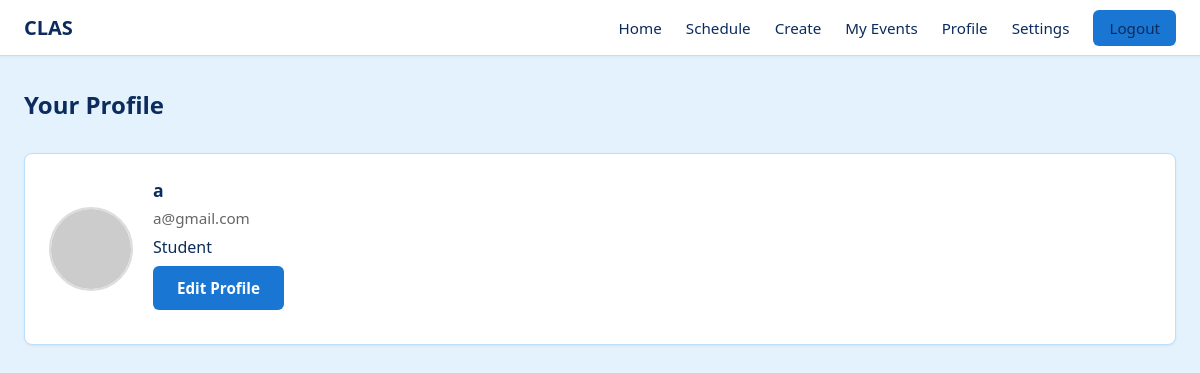
The app's page /profile (signed in), older data.
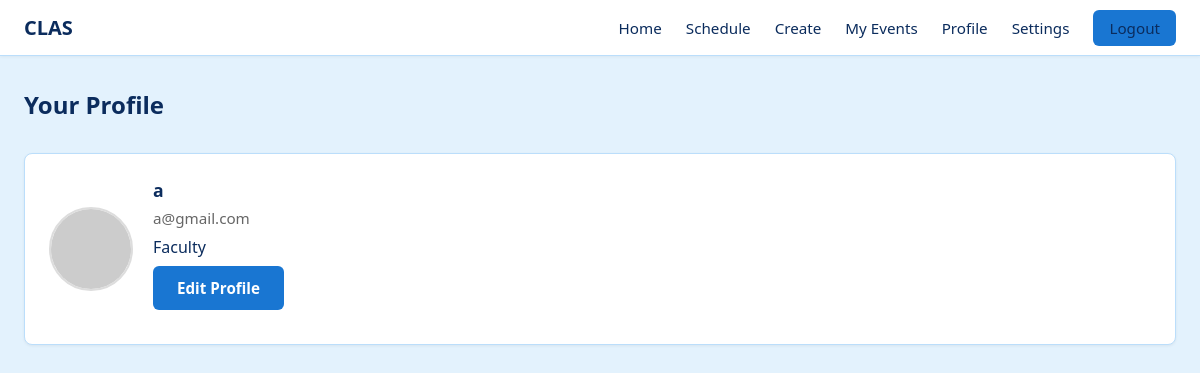
The same page, newer data.
### models.py (models this page shows, shortened)
class User(db.Model, UserMixin):
    id = db.Column(db.Integer, primary_key=True)
    name = db.Column(db.String(80), nullable=False)
    email = db.Column(db.String(80), unique=True, nullable=False)
    password_hash = db.Column(db.String(128), nullable=False)
    role = db.Column(db.String(20), nullable=False, default="student")
    profile_pic_url = db.Column(db.String(255), nullable=True, default=None)
    events = db.relationship('Event', backref='user')

### views.py (the view)
@main_blueprint.get("/profile")
@login_required
def profile():
    return render_template("profile.html", user=current_user)

### app.py (called while the page is built)
@login_manager.user_loader
def load_user(user_id):
    return User.query.get(int(user_id))

### templates/profile.html (shortened to what this page needs)
<!DOCTYPE html>
<html lang="en">
<head>
  <link rel="stylesheet" href="{{ url_for('static', filename='style.css') }}" />
</head>
<body>
  <header class="topbar">
    <div class="brand">CLAS</div>
    <nav class="nav">
      <a href="{{ url_for('main.home') }}">Home</a>
      <a href="{{ url_for('main.schedule') }}">Schedule</a>
      <a href="{{ url_for('events.eventcreate') }}">Create</a>
      <a href="{{ url_for('events.eventlist') }}">My Events</a>
      <a class="active" href="{{ url_for('main.profile') }}">Profile</a>
      <a href="{{ url_for('main.settings') }}">Settings</a>
      <a class="btn-small" href="{{ url_for('main.logout') }}">Logout</a>
    </nav>
  </header>
  <main class="shell">
    <h2 class="section-title">Your Profile</h2>
    <div class="profile-card card">
      <img class="avatar" src="{{ user.profile_pic_url or 'https://ui-avatars.com/api/?name=' ~ (user.name|replace(' ', '+')) }}" alt="avatar" />
      <div class="profile-info">
        <h3>{{ user.name }}</h3>
        <p>{{ user.email }}</p>
        <span class="pill">{{ user.role|title }}</span>
        <div class="profile-actions">
          <a class="btn" href="{{ url_for('main.settings') }}">Edit Profile</a>
        </div>
      </div>
    </div>
  </main>
</body>
</html>

Row changes from the older to the newer data that the page shows:
changed User "a@gmail.com": role "Student" → "Faculty"
